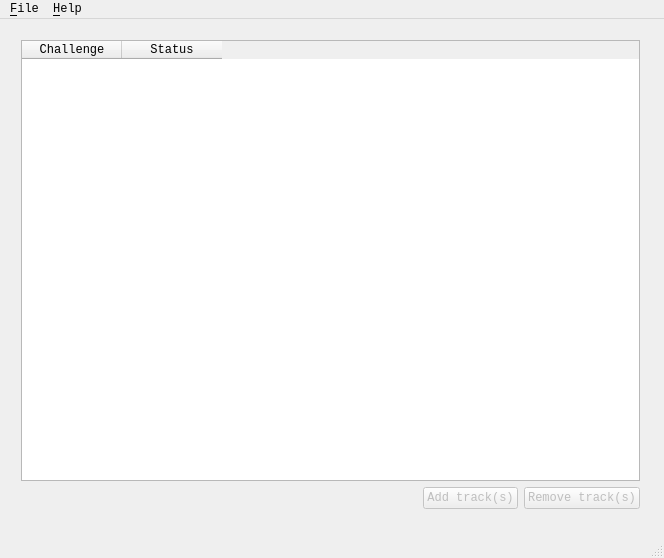
<?xml version="1.0" encoding="UTF-8"?>
<ui version="4.0">
 <class>TrackmaniaManagerMainWindow</class>
 <widget class="QMainWindow" name="TrackmaniaManagerMainWindow">
  <property name="geometry">
   <rect>
    <x>0</x>
    <y>0</y>
    <width>664</width>
    <height>558</height>
   </rect>
  </property>
  <property name="sizePolicy">
   <sizepolicy hsizetype="Expanding" vsizetype="Expanding">
    <horstretch>1</horstretch>
    <verstretch>1</verstretch>
   </sizepolicy>
  </property>
  <property name="minimumSize">
   <size>
    <width>640</width>
    <height>480</height>
   </size>
  </property>
  <property name="font">
   <font>
    <family>Consolas</family>
    <pointsize>9</pointsize>
   </font>
  </property>
  <property name="acceptDrops">
   <bool>true</bool>
  </property>
  <property name="windowTitle">
   <string>trackmania-manager</string>
  </property>
  <property name="windowIcon">
   <iconset>
    <normalon>:/resources/icons/app.ico</normalon>
   </iconset>
  </property>
  <widget class="QWidget" name="central_widget">
   <property name="sizePolicy">
    <sizepolicy hsizetype="Expanding" vsizetype="Expanding">
     <horstretch>0</horstretch>
     <verstretch>0</verstretch>
    </sizepolicy>
   </property>
   <property name="minimumSize">
    <size>
     <width>640</width>
     <height>480</height>
    </size>
   </property>
   <widget class="QWidget" name="verticalLayoutWidget">
    <property name="geometry">
     <rect>
      <x>10</x>
      <y>10</y>
      <width>641</width>
      <height>491</height>
     </rect>
    </property>
    <layout class="QVBoxLayout" name="cw_vbox" stretch="0,0">
     <property name="sizeConstraint">
      <enum>QLayout::SetMaximumSize</enum>
     </property>
     <item>
      <widget class="QTableWidget" name="matchsettings_table">
       <property name="sizePolicy">
        <sizepolicy hsizetype="Expanding" vsizetype="Expanding">
         <horstretch>0</horstretch>
         <verstretch>0</verstretch>
        </sizepolicy>
       </property>
       <property name="minimumSize">
        <size>
         <width>0</width>
         <height>0</height>
        </size>
       </property>
       <property name="font">
        <font>
         <family>Consolas</family>
        </font>
       </property>
       <column>
        <property name="text">
         <string>Challenge</string>
        </property>
       </column>
       <column>
        <property name="text">
         <string>Status</string>
        </property>
       </column>
      </widget>
     </item>
     <item>
      <layout class="QHBoxLayout" name="cw_hbox">
       <property name="sizeConstraint">
        <enum>QLayout::SetNoConstraint</enum>
       </property>
       <item>
        <spacer name="hs1">
         <property name="orientation">
          <enum>Qt::Horizontal</enum>
         </property>
         <property name="sizeType">
          <enum>QSizePolicy::Expanding</enum>
         </property>
         <property name="sizeHint" stdset="0">
          <size>
           <width>40</width>
           <height>20</height>
          </size>
         </property>
        </spacer>
       </item>
       <item>
        <widget class="QPushButton" name="remove_tracks_button">
         <property name="enabled">
          <bool>false</bool>
         </property>
         <property name="sizePolicy">
          <sizepolicy hsizetype="Fixed" vsizetype="Fixed">
           <horstretch>0</horstretch>
           <verstretch>0</verstretch>
          </sizepolicy>
         </property>
         <property name="text">
          <string>Add track(s)</string>
         </property>
        </widget>
       </item>
       <item>
        <widget class="QPushButton" name="add_tracks_button">
         <property name="enabled">
          <bool>false</bool>
         </property>
         <property name="sizePolicy">
          <sizepolicy hsizetype="Fixed" vsizetype="Fixed">
           <horstretch>0</horstretch>
           <verstretch>0</verstretch>
          </sizepolicy>
         </property>
         <property name="text">
          <string>Remove track(s)</string>
         </property>
        </widget>
       </item>
      </layout>
     </item>
    </layout>
   </widget>
  </widget>
  <widget class="QMenuBar" name="menuBar">
   <property name="geometry">
    <rect>
     <x>0</x>
     <y>0</y>
     <width>664</width>
     <height>21</height>
    </rect>
   </property>
   <widget class="QMenu" name="file_menu">
    <property name="font">
     <font>
      <family>Consolas</family>
     </font>
    </property>
    <property name="focusPolicy">
     <enum>Qt::TabFocus</enum>
    </property>
    <property name="title">
     <string>&amp;File</string>
    </property>
    <addaction name="open_file_action"/>
    <addaction name="save_file_action"/>
    <addaction name="close_file_action"/>
    <addaction name="separator"/>
    <addaction name="edit_settings_action"/>
    <addaction name="separator"/>
    <addaction name="exit_action"/>
   </widget>
   <widget class="QMenu" name="help_menu">
    <property name="font">
     <font>
      <family>Consolas</family>
      <stylestrategy>PreferDefault</stylestrategy>
     </font>
    </property>
    <property name="title">
     <string>&amp;Help</string>
    </property>
    <addaction name="about_action"/>
   </widget>
   <addaction name="file_menu"/>
   <addaction name="help_menu"/>
  </widget>
  <widget class="QStatusBar" name="status_bar">
   <property name="font">
    <font>
     <family>Consolas</family>
    </font>
   </property>
  </widget>
  <action name="open_file_action">
   <property name="icon">
    <iconset>
     <normalon>:/resources/icons/open-file.ico</normalon>
    </iconset>
   </property>
   <property name="text">
    <string>&amp;Open file</string>
   </property>
   <property name="toolTip">
    <string>Open a matchsettings file</string>
   </property>
   <property name="font">
    <font>
     <family>Consolas</family>
    </font>
   </property>
   <property name="shortcut">
    <string>Ctrl+O</string>
   </property>
  </action>
  <action name="save_file_action">
   <property name="enabled">
    <bool>false</bool>
   </property>
   <property name="icon">
    <iconset>
     <normalon>:/resources/icons/save-file.ico</normalon>
    </iconset>
   </property>
   <property name="text">
    <string>&amp;Save file</string>
   </property>
   <property name="toolTip">
    <string>Save current matchsettings file</string>
   </property>
   <property name="font">
    <font>
     <family>Consolas</family>
    </font>
   </property>
   <property name="shortcut">
    <string>Ctrl+S</string>
   </property>
  </action>
  <action name="close_file_action">
   <property name="enabled">
    <bool>false</bool>
   </property>
   <property name="icon">
    <iconset>
     <normalon>:/resources/icons/close-file.ico</normalon>
    </iconset>
   </property>
   <property name="text">
    <string>&amp;Close file</string>
   </property>
   <property name="toolTip">
    <string>Close current matchsettings file</string>
   </property>
   <property name="font">
    <font>
     <family>Consolas</family>
    </font>
   </property>
   <property name="shortcut">
    <string>Ctrl+X</string>
   </property>
  </action>
  <action name="exit_action">
   <property name="text">
    <string>&amp;Exit</string>
   </property>
   <property name="toolTip">
    <string>Exit application</string>
   </property>
   <property name="font">
    <font>
     <family>Consolas</family>
    </font>
   </property>
   <property name="shortcut">
    <string>Ctrl+Q</string>
   </property>
  </action>
  <action name="about_action">
   <property name="icon">
    <iconset>
     <normalon>:/resources/icons/about.ico</normalon>
    </iconset>
   </property>
   <property name="text">
    <string>About</string>
   </property>
   <property name="toolTip">
    <string>Information about this application</string>
   </property>
   <property name="font">
    <font>
     <family>Consolas</family>
    </font>
   </property>
  </action>
  <action name="edit_settings_action">
   <property name="icon">
    <iconset>
     <normalon>:/resources/icons/edit-settings.ico</normalon>
    </iconset>
   </property>
   <property name="text">
    <string>E&amp;dit settings</string>
   </property>
   <property name="toolTip">
    <string>Edit application settings</string>
   </property>
   <property name="font">
    <font>
     <family>Consolas</family>
    </font>
   </property>
  </action>
 </widget>
 <layoutdefault spacing="6" margin="11"/>
 <resources/>
 <connections/>
</ui>
